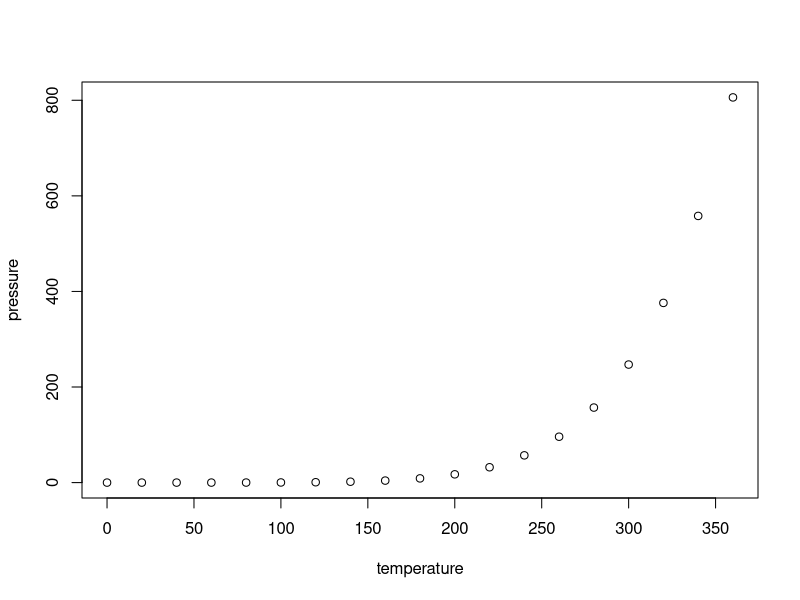
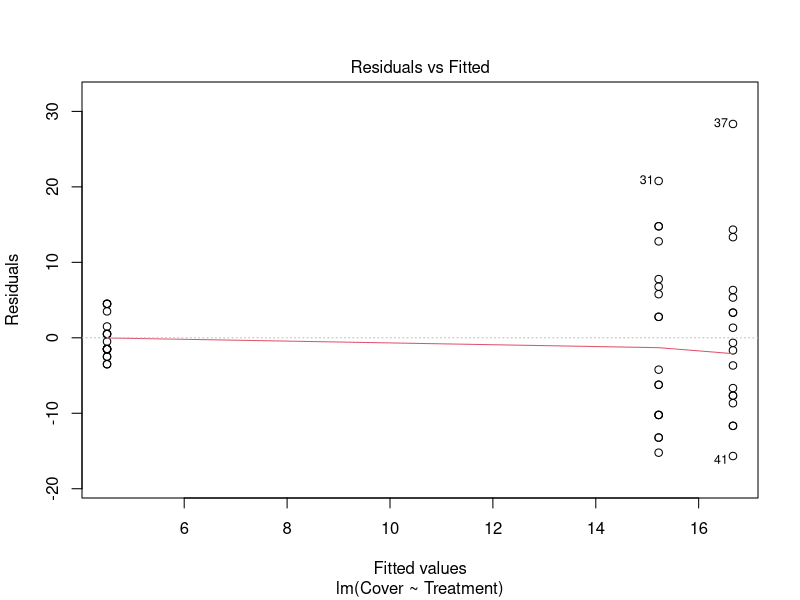
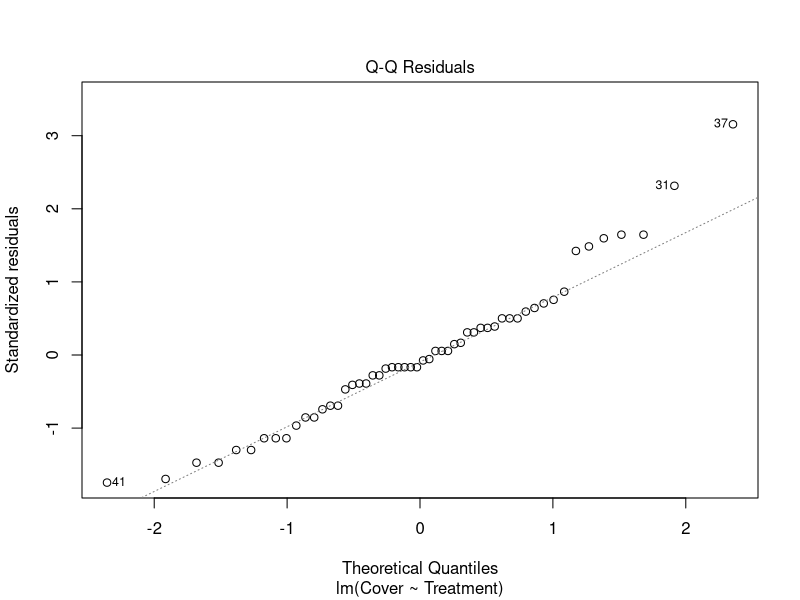
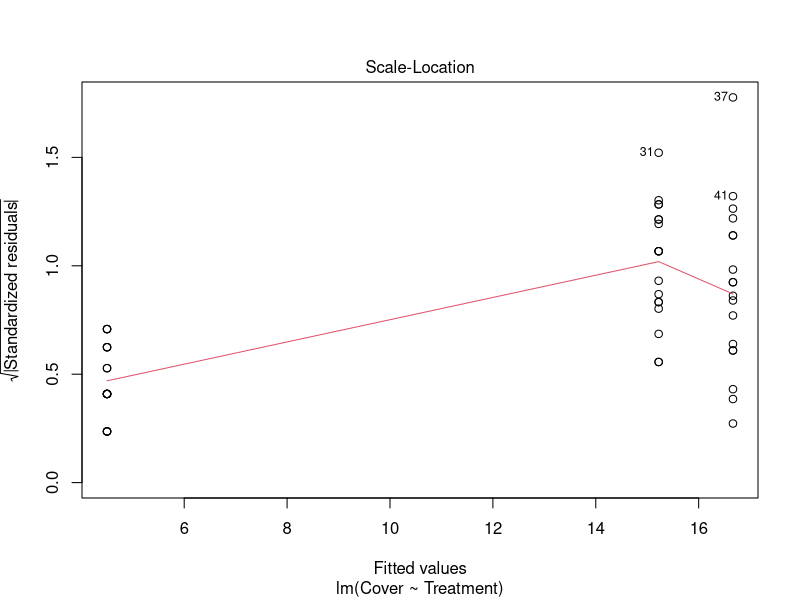
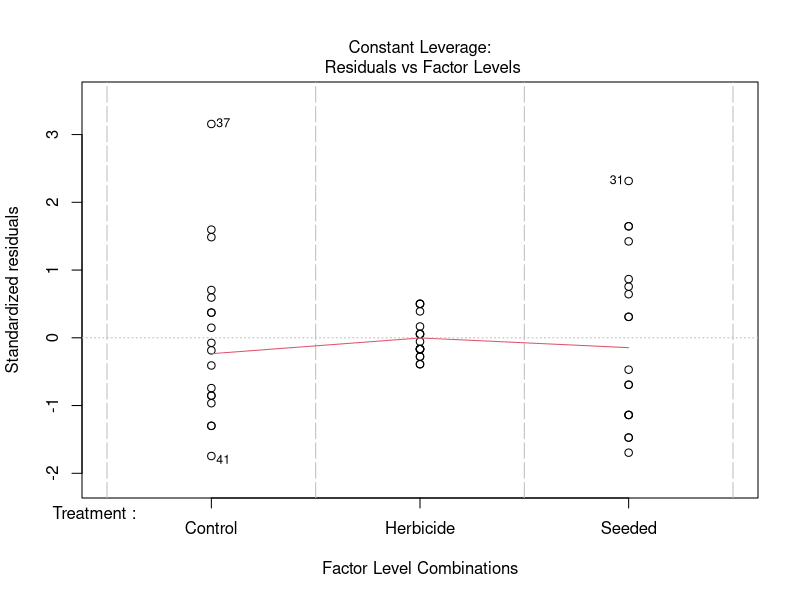
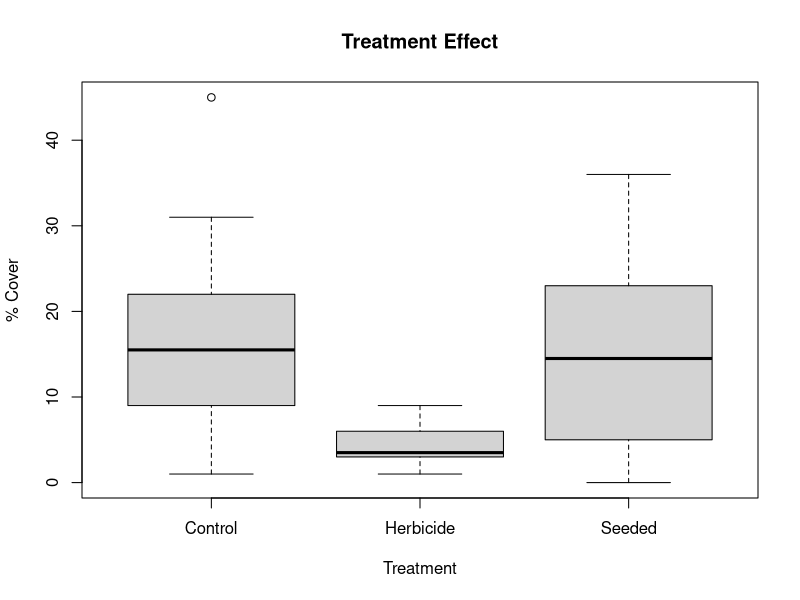
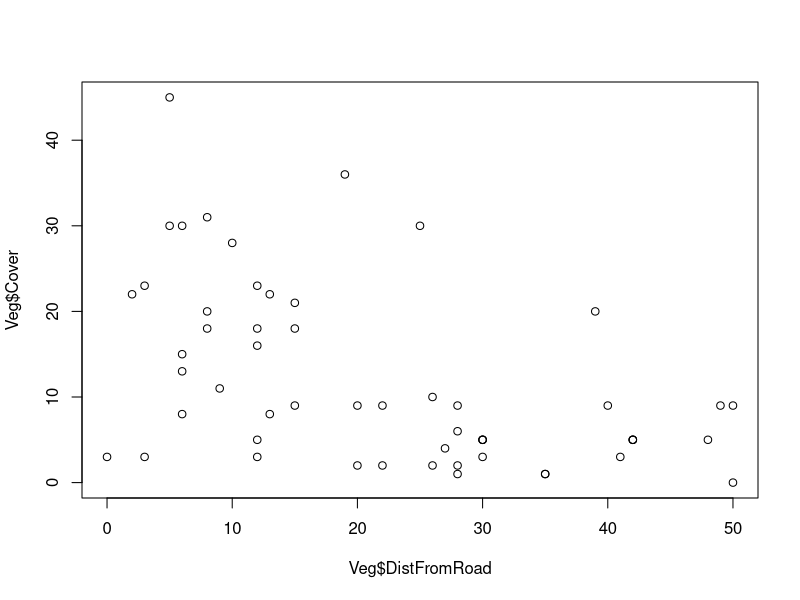
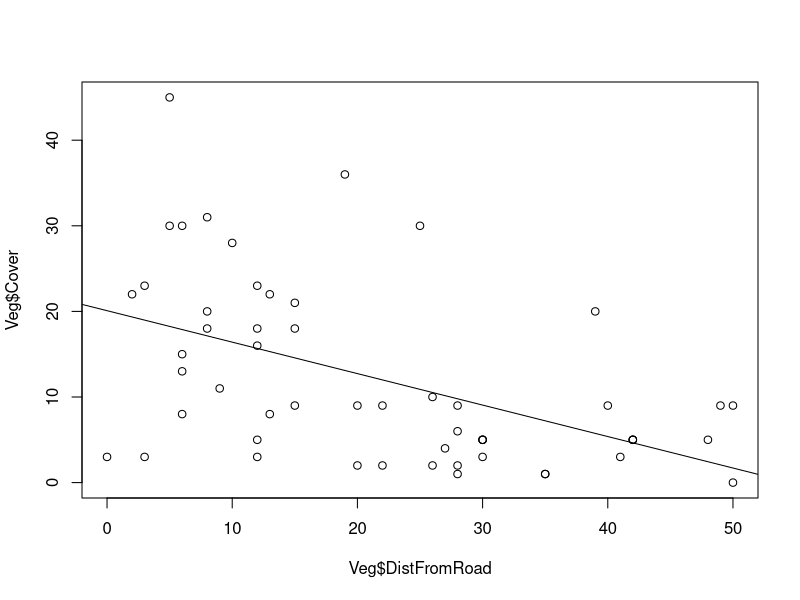

These charts were generated, in order, by the following R code: (Note: this script raises an error after producing the figures.)
## ---- chunk 1
knitr::opts_chunk$set(echo = TRUE)
## ---- chunk 2
summary(cars)
## ---- chunk 3
plot(pressure)
## ---- chunk 4
#for example, this is how you would make notes, and denote text in the standard R script, still possible in markdown, but having "chunks" that separate text from code, makes organization cleaner, and helps make everything more digestible.
## ---- chunk 5

## ---- chunk 6
1+1
12*12
2^3
sqrt(16)
# 1 through 10
1:10
## ---- chunk 7
seq(2,12,2)
rep(7,3)
rep("six",6)
## ---- chunk 8
Two<-1+1    
Two
## ---- chunk 9
#mine, for example
#setwd("~/research related/extra files for experiments")
## ---- chunk 10
library(readxl)
citation("readxl")
## ---- chunk 11
ExampleCoverData <- read_excel("ExampleCoverData.xlsx")
covdat<-ExampleCoverData
View(covdat)
head(covdat)
## ---- chunk 12
Two
ExampleCoverData
## ---- chunk 13
Veg<-ExampleCoverData

#Top rows
head(Veg)

#Bottom Rows
tail(Veg)

#Dimensions of the "data"
dim(Veg)

#names, gives column names
names(Veg)

#summary gives 5 number summary for each variable
summary(Veg)
## ---- chunk 14
Veg[1,1]
Veg[2,3]
Veg[4,] #entire fourth row
Veg[,5] #entire fifth column
## ---- chunk 15
head(Veg)
Veg$Species
## ---- chunk 16
Species<-Veg$Species
View(Species)
#or
head(Species)
## ---- chunk 17
summary(Veg)
## ---- chunk 18
class(Veg) #type of data frame
class(Veg$Cover) # type variable
class(Veg$Species)
## ---- chunk 19
Veg$Species<-as.factor(Veg$Species)
class(Veg$Species)
## ---- chunk 20
Veg$Treatment<-as.factor(Veg$Treatment)
class(Veg$Treatment)
## ---- chunk 21
names(Veg)
## ---- chunk 22
names(Veg) <- c("Region","Point","Treatment","Common Name","Biomass","Distance From Trail")
names(Veg)
head(Veg)
## ---- chunk 23
names(Veg)<-c("Site","Frame","Treatment","Species","Cover","DistFromRoad")
head(Veg)
## ---- chunk 24
mean(Veg$Cover)
sd(Veg$Cover)
## ---- chunk 25
subset(Veg,Veg$Species=="Dandelion")
## ---- chunk 26
Dandelion<-subset(Veg,Veg$Species=="Dandelion")
## ---- chunk 27
mean(Dandelion$Cover)
sd(Dandelion$Cover)
mean(Dandelion$DistFromRoad)
sd(Dandelion$DistFromRoad)
## ---- chunk 28
Control<- subset(Veg,Veg$Treatment=="Control")
Control
## ---- chunk 29
sd(Control$Cover)
mean(Control$Cover)
## ---- chunk 30
View(Veg)
View(Control)
View(Dandelion)
## ---- chunk 31
TreatMod<-lm(Cover~Treatment,data = Veg)
## ---- chunk 32
summary(TreatMod)
## ---- chunk 33
anova(TreatMod)
## ---- chunk 34
DistMod<-lm(Cover~DistFromRoad,data=Veg)
summary(DistMod)
confint(DistMod)
## ---- chunk 35
plot(TreatMod)
## ---- chunk 36
plot(Veg$Treatment,Veg$Cover, xlab="Treatment",ylab="% Cover",main="Treatment Effect")
## ---- chunk 37
plot(Veg$DistFromRoad,Veg$Cover)
## ---- chunk 38
plot(Veg$DistFromRoad,Veg$Cover)
abline(DistMod)
## ---- chunk 39
install.packages("ggplot2")
library(ggplot2)
## ---- chunk 40
trtfig<-ggplot(Veg,aes(x=Treatment,y=Cover,fill=Treatment))+
  geom_boxplot()+
  geom_jitter(shape=16, position=position_jitter(0.2),alpha=0.3)+
  labs(caption="% Cover given Treatment",x="Treatment",y="% Cover")
trtfig

distfig<-ggplot(Veg,aes(x=DistFromRoad,y=Cover,color=Treatment))+
  geom_point()+
  stat_smooth(method="lm",col="red")+
  labs(caption="% Cover given distance from road",x="Distance from road (m)",y="% Cover")
distfig
## ---- chunk 41
parkinglot <- read_excel("parkinglot2023.xlsx")
View(parkinglot)
head(parkinglot)
## ---- chunk 42
parkinglot

#Top rows
head(parkinglot)

#Bottom Rows
tail(parkinglot)

#Dimensions of the "data"
dim(parkinglot)

#names, gives column names
names(parkinglot)

#summary gives 5 number summary for each variable
summary(parkinglot)
## ---- chunk 43
parkinglot[1,1]
parkinglot[2,3]
parkinglot[3,] #entire fourth row
parkinglot[,3] #entire third column
## ---- chunk 44
parkinglot$Species<-interaction(parkinglot$Make,parkinglot$Type)
## ---- chunk 45
Species<-parkinglot$Species
parkinglot$Species<-as.factor(parkinglot$Species)
Make<-parkinglot$Make
parkinglot$Make<-as.factor(parkinglot$Make)
Type<-parkinglot$Type
parkinglot$Type<-as.factor(parkinglot$Type)
Lot<-parkinglot$Lot
parkinglot$Lot<-as.factor(parkinglot$Lot)
## ---- chunk 46
mean(parkinglot$Abundance)
sd(parkinglot$Abundance)
## ---- chunk 47
Expensive<-subset(parkinglot,parkinglot$Lot=='W')
Inexpensive<-subset(parkinglot,parkinglot$Lot=='B')

sum(Expensive$Abundance)
# 252 cars in the expensive lot!
sum(Inexpensive$Abundance)
# 395 cars in the inexpensive lot!

Subaru<-subset(parkinglot,parkinglot$Make=="Subaru")
sum(Subaru$Abundance)
# 102 subarus in both lots

HondaSUV<-subset(parkinglot,parkinglot$Species=="Honda.SUV")
sum(HondaSUV$Abundance)
# 42 honda suvs

## ---- chunk 48
install.packages("readr")
library("readr")

parkinglotwide <- read.csv("parkinglot2023.csv")
head(parkinglotwide)

parking<- as.data.frame(parkinglotwide)
parking$Lot<-as.factor(parking$Lot)
Lot<-parking$Lot
Make<-parking$Make
parking$Make<-as.factor(parking$Make)
Model<-parking$Model
parking$Type<-as.factor(parking$Type)
Type<-parking$Type

str(parking)
## ---- chunk 49
#isolate the abiotic environmental data
#environment
env<-parking[,1:4] 
#isolate the species
car<-parking[,5:47]

#richness
dim(car)
#richness is 42 species!
rich<-rowSums(sign(car))
## ---- chunk 50
boxplot(rich~env$Lot) 

richplot<-ggplot(car,aes(x=Lot,y=rich,fill=Lot))+
  geom_boxplot()+geom_jitter(shape=16, position=position_jitter(0.2),alpha=0.3)+
  labs(caption="Richness Among Herbicide Treatments",x="Herbicide Treatment",y="Mean Species Richness")

richplot
## ---- chunk 51
rmod<-glm(rich~env$Lot,'poisson') 
summary(rmod)
## ---- chunk 52
anova(rmod,test='Chi') 
## ---- chunk 53
plot(rmod)
## ---- chunk 54
tcov.inex<-apply(inex,2,sum) 
tcov.expe<-apply(expe,2,sum)

# the top 3 species in the inexpensive lot are:
# 3. Honda SUV (30 individuals)
# 2. Toyota SUV(38 individuals)
# 1. Subaru SUV (40 individuals)
# the top 3 species in the expensive lot are:
# 3. Toyota Sedan (30 individuals)
# 2. Subaru SUV (38 individuals)
# 1. Toyota SUV (40 individuals)

# funny that they all had the same counts! This doesn't normally happen in field data
# also interesting that the top 2 species were the same in both but flipped!


plot(seq(1:length(tcov.inex)),sort(tcov.inex,decreasing=T),col='goldenrod1',pch=17,xlab="Species Rank",ylab="Relative Abundance")
points(seq(1:length(tcov.expe)),sort(tcov.expe,decreasing=T),col='deeppink',pch=19)
legend(30,40, legend=c("Inexpensive", "Expensive"),
       col=c("goldenrod1", "deeppink"),pch=c(17,19),cex=0.8)
## ---- chunk 55
Subarusuv<-ggplot(car,aes(x=Lot,y=SubaruSUV,fill=Lot))+
  geom_col()+
  scale_fill_brewer(palette="Accent")+
  labs(caption="Subaru SUV",x="Lot",y="Number of Subaru SUVs")
# here I used a default ggplot2 color palette called "Accent"
Subarusuv

## ---- chunk 56
InexH<--sum(((3/246)*log(3/246))+((7/246)*log(7/246))+((13/246)*log(13/246))+((8/246)*log(8/246))+((8/246)*log(8/246))+((1/246)*log(1/246))+((4/246)*log(4/246))+((9/246)*log(9/246))+((5/246)*log(5/246))+((7/246)*log(7/246))+((1/246)*log(1/246))+((8/246)*log(8/246))+((30/246)*log(30/246))+((3/246)*log(3/246))+((4/246)*log(4/246))+((19/246)*log(19/246))+((4/246)*log(4/246))+((3/246)*log(3/246))+((5/246)*log(5/246))+((3/246)*log(3/246))+((1/246)*log(1/246))+((4/246)*log(4/246))+((4/246)*log(4/246))+((40/246)*log(40/246))+((38/246)*log(38/246))+((6/246)*log(6+((4/246)*log(4/246))/246))+((4/246)*log(4/246)))


ExpH<--sum(((1/358)*log(1/358))+((2/358)*log(2/358))+((2/358)*log(2/358))+((1/358)*log(1/358))+((2/358)*log(2/358))+((2/358)*log(2/358))+((8/358)*log(8/358))+((9/358)*log(9/358))+((17/358)*log(17/358))+((1/358)*log(1/358))+((6/358)*log(6/358))+((9/358)*log(9/358))+((16/358)*log(16/358))+((20/358)*log(20/358))+((15/358)*log(15/358))+((1/358)*log(1/358))+((8/358)*log(8/358))+((17/358)*log(17/358))+((18/358)*log(18/358))+((12/358)*log(12/358))+((5/358)*log(5/358))+((3/358)*log(3/358))+((1/358)*log(1/358))+((20/358)*log(20/358))+((7/358)*log(7/358))+((4/358)*log(4/358))+((2/358)*log(2/358))+((2/358)*log(2/358))+((1/358)*log(1/358))+((9/358)*log(9/358))+((1/358)*log(1/358))+((1/358)*log(1/358))+((1/358)*log(1/358))+((23/358)*log(23/358))+((38/358)*log(38/358))+((2/358)*log(2/358))+((30/358)*log(30/358))+((40/358)*log(40/358))+((24/358)*log(24/358))+((6/358)*log(6/358))+((6/358)*log(6/358)))

Hvector<-c(InexH,ExpH)

barplot(Hvector, main="Cars", xlab="Lot",  
   ylab="Total", names.arg=c("Inexpensive","Expensive"), 
   border="blue", density=c(10,20),ylim=c(0,4))
# here I used base R, outlined the bars, and filled them with lines
